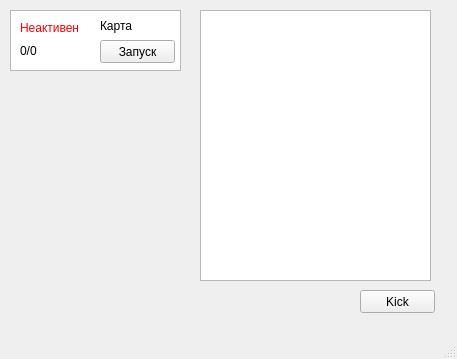
<?xml version="1.0" encoding="UTF-8"?>
<ui version="4.0">
 <class>MainWindow</class>
 <widget class="QMainWindow" name="MainWindow">
  <property name="geometry">
   <rect>
    <x>0</x>
    <y>0</y>
    <width>457</width>
    <height>359</height>
   </rect>
  </property>
  <property name="windowTitle">
   <string>MainWindow</string>
  </property>
  <widget class="QWidget" name="centralwidget">
   <widget class="QTextBrowser" name="textBrowser">
    <property name="geometry">
     <rect>
      <x>10</x>
      <y>10</y>
      <width>171</width>
      <height>61</height>
     </rect>
    </property>
   </widget>
   <widget class="QLabel" name="ActiveServer">
    <property name="geometry">
     <rect>
      <x>20</x>
      <y>20</y>
      <width>71</width>
      <height>16</height>
     </rect>
    </property>
    <property name="text">
     <string>&lt;html&gt;&lt;head/&gt;&lt;body&gt;&lt;p&gt;&lt;span style=&quot; color:#ff0000;&quot;&gt;Неактивен&lt;/span&gt;&lt;/p&gt;&lt;/body&gt;&lt;/html&gt;</string>
    </property>
   </widget>
   <widget class="QLabel" name="QuanPlayers">
    <property name="geometry">
     <rect>
      <x>20</x>
      <y>40</y>
      <width>51</width>
      <height>21</height>
     </rect>
    </property>
    <property name="text">
     <string>0/0</string>
    </property>
   </widget>
   <widget class="QListWidget" name="listWidget">
    <property name="geometry">
     <rect>
      <x>200</x>
      <y>10</y>
      <width>231</width>
      <height>271</height>
     </rect>
    </property>
   </widget>
   <widget class="QPushButton" name="LaunchServer">
    <property name="geometry">
     <rect>
      <x>100</x>
      <y>40</y>
      <width>75</width>
      <height>23</height>
     </rect>
    </property>
    <property name="text">
     <string>Запуск</string>
    </property>
   </widget>
   <widget class="QLabel" name="NameMap">
    <property name="geometry">
     <rect>
      <x>100</x>
      <y>10</y>
      <width>71</width>
      <height>31</height>
     </rect>
    </property>
    <property name="text">
     <string>Карта</string>
    </property>
   </widget>
   <widget class="QPushButton" name="pushButton">
    <property name="geometry">
     <rect>
      <x>360</x>
      <y>290</y>
      <width>75</width>
      <height>23</height>
     </rect>
    </property>
    <property name="text">
     <string>Kick</string>
    </property>
   </widget>
  </widget>
  <widget class="QMenuBar" name="menubar">
   <property name="geometry">
    <rect>
     <x>0</x>
     <y>0</y>
     <width>457</width>
     <height>21</height>
    </rect>
   </property>
  </widget>
  <widget class="QStatusBar" name="statusbar"/>
 </widget>
 <resources/>
 <connections/>
</ui>
